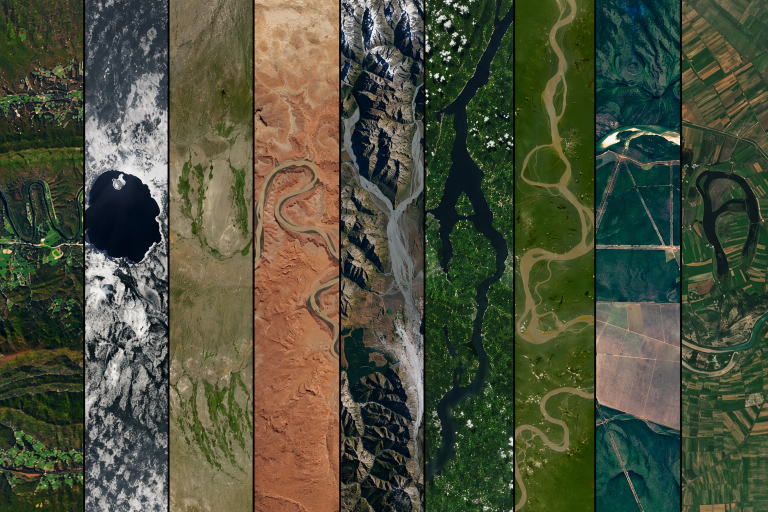
#> input picture 8-opencv/a.png, 1536 x 1024 px (shown at 1/2 size)
$ jupyter execute tutorial.ipynb
#> lines starting #> are read from the running program, lines starting #| are printed output that depends on the picture
[cell 1]
import cv2
import numpy as np

# 1

[cell 2]
img=cv2.imread('a.png')
#> img is the input picture: shape (1024, 1536, 3); mean B, G, R 59.5, 79.9, 75.8
print(type(img))
#| <class 'numpy.ndarray'>

[cell 3]
print(img.shape)
#| (1024, 1536, 3)

[cell 4]
cv2.imshow("window",img)
cv2.waitKey(0)

# 2

[cell 5]
img_gray=cv2.cvtColor(img,cv2.COLOR_BGR2GRAY)
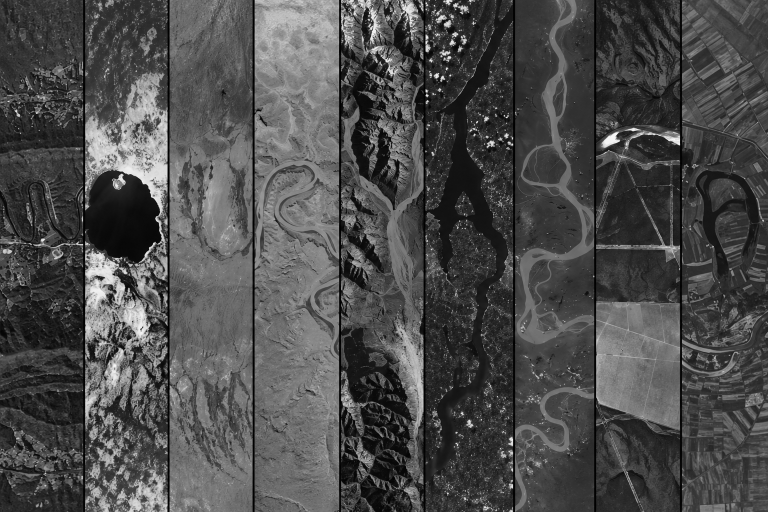
#> img_gray: shape (1024, 1536) (shown at 1/2 size); min 0, max 255, mean 76.4
cv2.imshow("window",img_gray)
cv2.waitKey(0)

# 3

[cell 6]
img=cv2.imread('c.jpg')
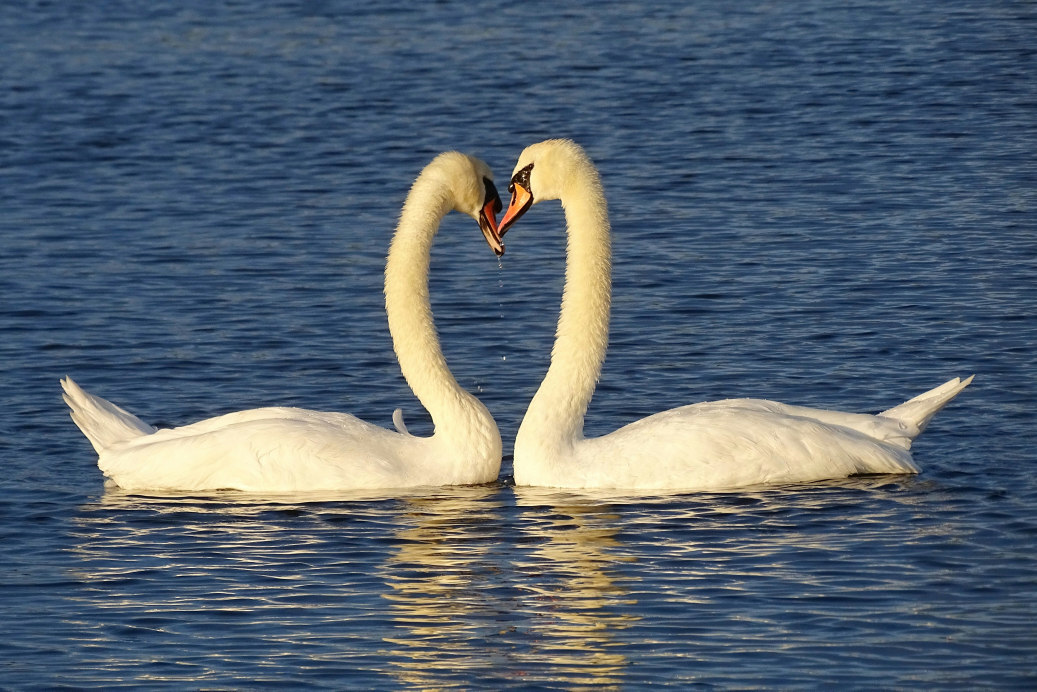
#> input picture 8-opencv/c.jpg, 5184 x 3456 px (shown at 1/5 size)
#> img is the input picture: shape (3456, 5184, 3); mean B, G, R 111.9, 98.8, 85.3
# img[:,:,2]=0
cv2.imshow("window",img)
cv2.waitKey(0)

# 4

[cell 7]
img_resize=cv2.resize(img,(512,512)) #(img.shape[10]//2,img.shape[10]//2)
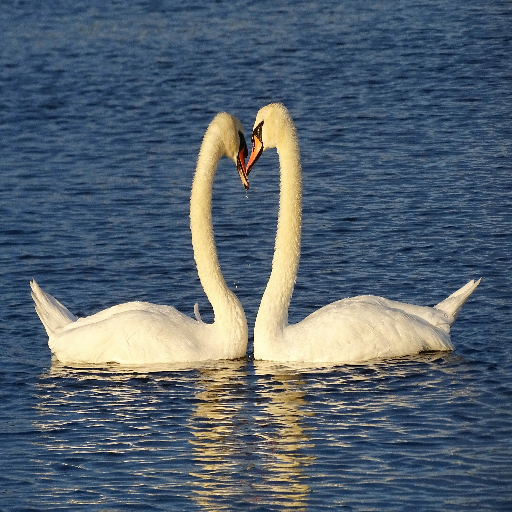
#> img_resize: shape (512, 512, 3); mean B, G, R 111.8, 98.7, 85.2
print(img_resize.shape)
#| (512, 512, 3)
cv2.imshow("window",img_resize)
cv2.waitKey(0)

[cell 8]
img_flip=cv2.flip(img_resize,3)
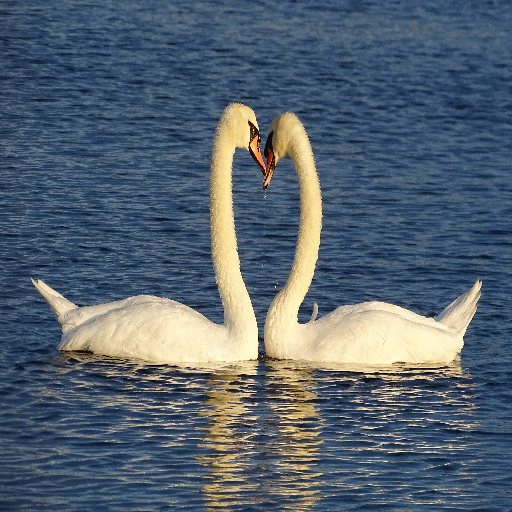
#> img_flip: shape (512, 512, 3); mean B, G, R 111.8, 98.7, 85.2
cv2.imshow("window",img_flip)
cv2.waitKey(0)
